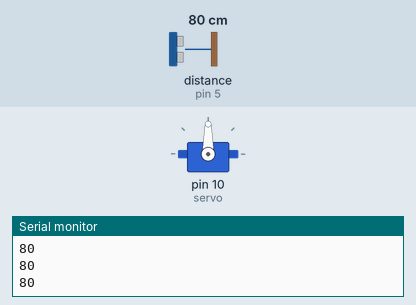
Recording of a sketch running on a simulated Arduino Uno, built with avr-gcc and run on an emulated ATmega328P. On the bench: servo, the last lines printed to the serial monitor. Wiring (inferred from the names in the program): ultrasonic range finder: trigger pin 3; echo pin 5. The inputs (shaded band) are chosen by the test bench; at power-on: distance to the obstacle (sensor on pin 5) 80 cm. The echo pulse lasts 58.3 µs per cm.

Above: at 1.2 s.
1.3 s: distance to the obstacle (sensor on pin 5) set to 12 cm
2.8 s: distance to the obstacle (sensor on pin 5) set to 9 cm
At 3.4 s:
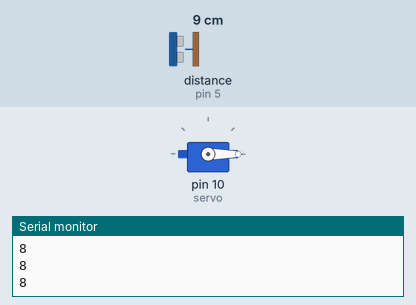
Timing chart, 0 to 5.8 s (numbered marks = the images above; inputs shaded):
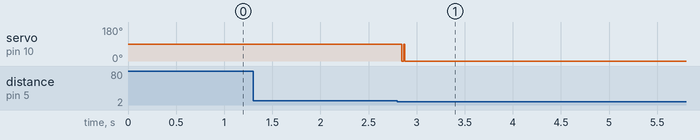

The sketch:

aotomatic_bin.ino
```cpp
#include<Servo.h>
int epin = 5;
int tpin = 3;
int traveltime;
int distance;
int servo =10;
int servopos;
Servo Mservo;
int led = 9;

void setup() {
  // put your setup code here, to run once:
pinMode(tpin,OUTPUT);
pinMode(epin,INPUT);
Mservo.attach(servo);
Serial.begin(9600);
}

void loop() {
digitalWrite(tpin,LOW);
delayMicroseconds(10);
digitalWrite(tpin,HIGH);
delayMicroseconds(10);
digitalWrite(tpin,LOW);
traveltime = pulseIn(epin,HIGH);
distance = ((traveltime/2)/29);
Serial.println(distance);
delay(20);
if (distance >5){
  servopos=90;
  Mservo.write(servopos);
  delay(10);
}
if (distance <10){
  servopos =0;
  Mservo.write(servopos);
}
}
```

Measured:
- the behaviour switches between 11 and 10 cm on distance to the obstacle (sensor on pin 5) (found by bisection; images 0 and 1)
- after the input at 2.8 s, servo on pin 10 (servo): 90° → 0° after 0.05 s
